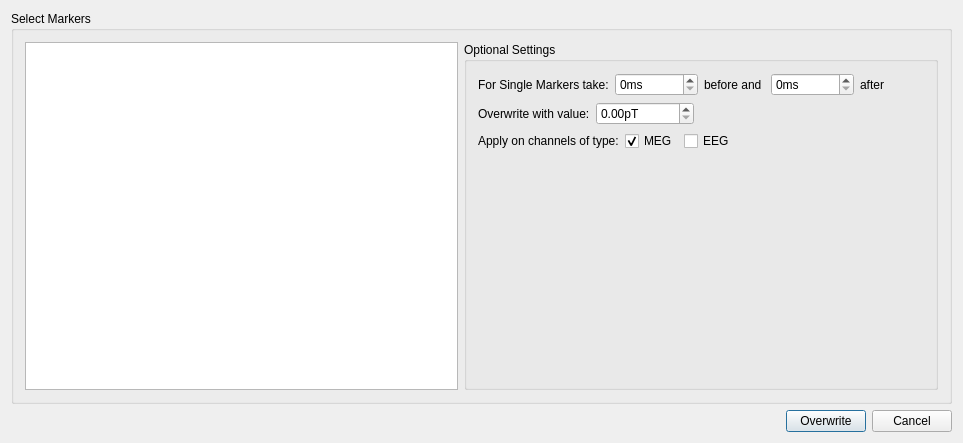
<?xml version="1.0" encoding="UTF-8"?>
<ui version="4.0">
 <class>ChooseMarkerUi</class>
 <widget class="QDialog" name="ChooseMarkerUi">
  <property name="geometry">
   <rect>
    <x>0</x>
    <y>0</y>
    <width>963</width>
    <height>443</height>
   </rect>
  </property>
  <property name="windowTitle">
   <string>ChooseMarker</string>
  </property>
  <layout class="QGridLayout" name="gridLayout_3">
   <item row="0" column="0">
    <layout class="QVBoxLayout" name="verticalLayout_2">
     <item>
      <widget class="QGroupBox" name="groupBox">
       <property name="sizePolicy">
        <sizepolicy hsizetype="Expanding" vsizetype="Expanding">
         <horstretch>0</horstretch>
         <verstretch>0</verstretch>
        </sizepolicy>
       </property>
       <property name="title">
        <string>Select Markers</string>
       </property>
       <layout class="QGridLayout" name="gridLayout_2">
        <item row="0" column="0">
         <widget class="QListWidget" name="listWidgetMarkers">
          <property name="selectionMode">
           <enum>QAbstractItemView::MultiSelection</enum>
          </property>
         </widget>
        </item>
        <item row="0" column="1">
         <widget class="QGroupBox" name="groupBox_2">
          <property name="sizePolicy">
           <sizepolicy hsizetype="Expanding" vsizetype="Expanding">
            <horstretch>0</horstretch>
            <verstretch>0</verstretch>
           </sizepolicy>
          </property>
          <property name="title">
           <string>Optional Settings</string>
          </property>
          <layout class="QGridLayout" name="gridLayout">
           <item row="0" column="0">
            <layout class="QVBoxLayout" name="verticalLayout">
             <item>
              <layout class="QHBoxLayout" name="horizontalLayout">
               <item>
                <widget class="QLabel" name="label">
                 <property name="text">
                  <string>For Single Markers take:</string>
                 </property>
                </widget>
               </item>
               <item>
                <widget class="QSpinBox" name="spBefore">
                 <property name="sizePolicy">
                  <sizepolicy hsizetype="Preferred" vsizetype="Preferred">
                   <horstretch>0</horstretch>
                   <verstretch>0</verstretch>
                  </sizepolicy>
                 </property>
                 <property name="suffix">
                  <string>ms</string>
                 </property>
                 <property name="prefix">
                  <string/>
                 </property>
                 <property name="maximum">
                  <number>999999999</number>
                 </property>
                 <property name="singleStep">
                  <number>100</number>
                 </property>
                </widget>
               </item>
               <item>
                <widget class="QLabel" name="label_2">
                 <property name="text">
                  <string>before and </string>
                 </property>
                </widget>
               </item>
               <item>
                <widget class="QSpinBox" name="spAfter">
                 <property name="sizePolicy">
                  <sizepolicy hsizetype="Preferred" vsizetype="Fixed">
                   <horstretch>0</horstretch>
                   <verstretch>0</verstretch>
                  </sizepolicy>
                 </property>
                 <property name="suffix">
                  <string>ms</string>
                 </property>
                 <property name="prefix">
                  <string/>
                 </property>
                 <property name="maximum">
                  <number>999999999</number>
                 </property>
                 <property name="singleStep">
                  <number>100</number>
                 </property>
                </widget>
               </item>
               <item>
                <widget class="QLabel" name="label_3">
                 <property name="text">
                  <string>after</string>
                 </property>
                </widget>
               </item>
               <item>
                <spacer name="horizontalSpacer">
                 <property name="orientation">
                  <enum>Qt::Horizontal</enum>
                 </property>
                 <property name="sizeHint" stdset="0">
                  <size>
                   <width>40</width>
                   <height>20</height>
                  </size>
                 </property>
                </spacer>
               </item>
              </layout>
             </item>
             <item>
              <layout class="QHBoxLayout" name="horizontalLayout_2">
               <item>
                <widget class="QLabel" name="label_4">
                 <property name="text">
                  <string>Overwrite with value:</string>
                 </property>
                </widget>
               </item>
               <item>
                <widget class="QDoubleSpinBox" name="spValue">
                 <property name="sizePolicy">
                  <sizepolicy hsizetype="Preferred" vsizetype="Preferred">
                   <horstretch>0</horstretch>
                   <verstretch>0</verstretch>
                  </sizepolicy>
                 </property>
                 <property name="suffix">
                  <string>pT</string>
                 </property>
                 <property name="maximum">
                  <double>999999999.000000000000000</double>
                 </property>
                </widget>
               </item>
               <item>
                <spacer name="horizontalSpacer_2">
                 <property name="orientation">
                  <enum>Qt::Horizontal</enum>
                 </property>
                 <property name="sizeHint" stdset="0">
                  <size>
                   <width>40</width>
                   <height>20</height>
                  </size>
                 </property>
                </spacer>
               </item>
              </layout>
             </item>
             <item>
              <layout class="QHBoxLayout" name="horizontalLayout_4">
               <item>
                <widget class="QLabel" name="label_5">
                 <property name="text">
                  <string>Apply on channels of type:</string>
                 </property>
                </widget>
               </item>
               <item>
                <widget class="QCheckBox" name="checkMEG">
                 <property name="text">
                  <string>MEG</string>
                 </property>
                 <property name="checked">
                  <bool>true</bool>
                 </property>
                </widget>
               </item>
               <item>
                <widget class="QCheckBox" name="checkEEG">
                 <property name="text">
                  <string>EEG</string>
                 </property>
                </widget>
               </item>
               <item>
                <spacer name="horizontalSpacer_4">
                 <property name="orientation">
                  <enum>Qt::Horizontal</enum>
                 </property>
                 <property name="sizeHint" stdset="0">
                  <size>
                   <width>40</width>
                   <height>20</height>
                  </size>
                 </property>
                </spacer>
               </item>
              </layout>
             </item>
             <item>
              <spacer name="verticalSpacer">
               <property name="orientation">
                <enum>Qt::Vertical</enum>
               </property>
               <property name="sizeHint" stdset="0">
                <size>
                 <width>20</width>
                 <height>40</height>
                </size>
               </property>
              </spacer>
             </item>
            </layout>
           </item>
          </layout>
         </widget>
        </item>
       </layout>
      </widget>
     </item>
     <item>
      <layout class="QHBoxLayout" name="horizontalLayout_3">
       <item>
        <spacer name="horizontalSpacer_3">
         <property name="orientation">
          <enum>Qt::Horizontal</enum>
         </property>
         <property name="sizeHint" stdset="0">
          <size>
           <width>40</width>
           <height>20</height>
          </size>
         </property>
        </spacer>
       </item>
       <item>
        <widget class="QPushButton" name="pushButton">
         <property name="text">
          <string>Overwrite</string>
         </property>
        </widget>
       </item>
       <item>
        <widget class="QPushButton" name="pushButton_2">
         <property name="text">
          <string>Cancel</string>
         </property>
        </widget>
       </item>
      </layout>
     </item>
    </layout>
   </item>
  </layout>
 </widget>
 <layoutdefault spacing="6" margin="11"/>
 <resources/>
 <connections>
  <connection>
   <sender>pushButton</sender>
   <signal>clicked()</signal>
   <receiver>ChooseMarkerUi</receiver>
   <slot>accept()</slot>
   <hints>
    <hint type="sourcelabel">
     <x>823</x>
     <y>420</y>
    </hint>
    <hint type="destinationlabel">
     <x>686</x>
     <y>413</y>
    </hint>
   </hints>
  </connection>
  <connection>
   <sender>pushButton_2</sender>
   <signal>clicked()</signal>
   <receiver>ChooseMarkerUi</receiver>
   <slot>reject()</slot>
   <hints>
    <hint type="sourcelabel">
     <x>905</x>
     <y>416</y>
    </hint>
    <hint type="destinationlabel">
     <x>520</x>
     <y>414</y>
    </hint>
   </hints>
  </connection>
 </connections>
</ui>
